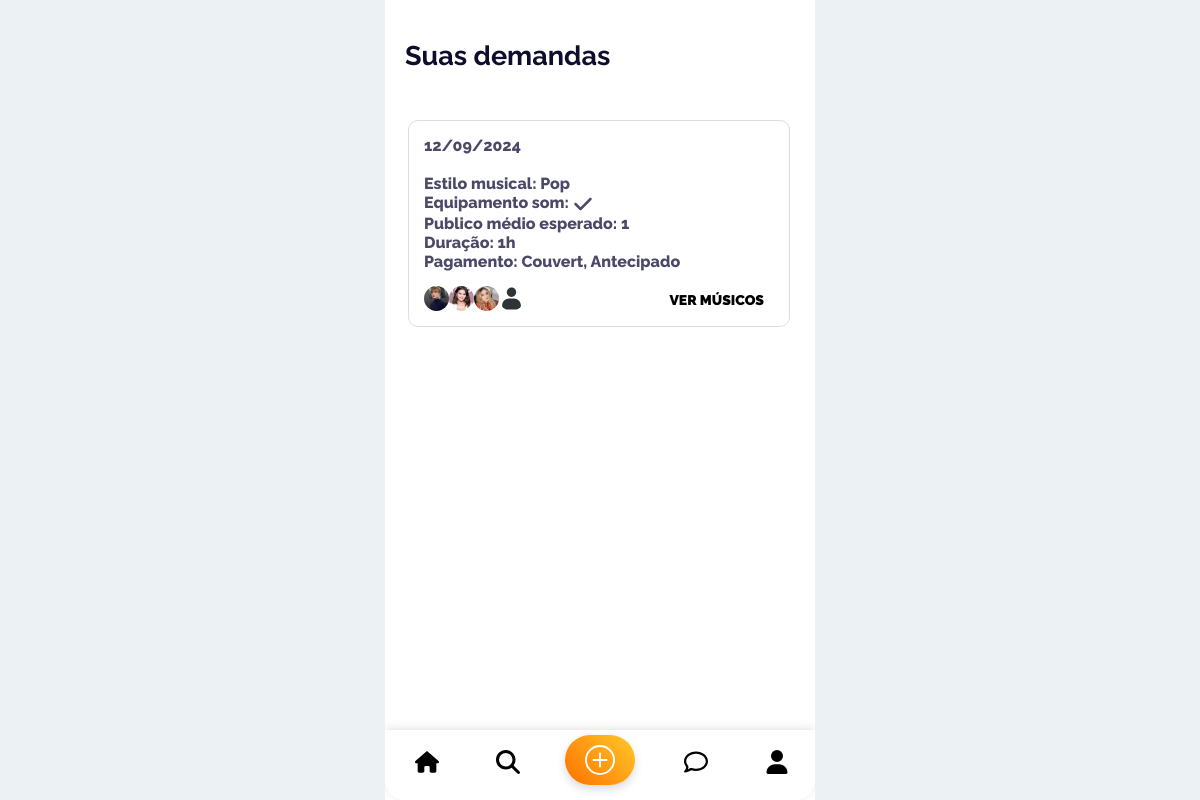
/homeContratante (signed in), run on the app's committed database.
### app/models/Demanda.py (models this page shows, shortened)
class Demanda(bd.Model):
    __tablename__ = 'demanda'
    id = bd.Column(bd.Integer, primary_key=True, autoincrement=True)
    data_show = bd.Column(bd.Date, nullable=False)
    raio_procurado = bd.Column(bd.Integer, nullable=False)
    fornece_equipamento = bd.Column(bd.Boolean, default=False)
    publico_esperado = bd.Column(bd.Integer, nullable=False)
    duracao_show = bd.Column(bd.String(5), nullable=False)
    visivel = bd.Column(bd.Boolean, default=True)
    tipo_pagamento = bd.Column(SQLAEnum(TipoPagamentoEnum), nullable=False)
    momento_pagamento = bd.Column(SQLAEnum(MomentoPagamentoEnum), nullable=False)
    estilos = bd.relationship('EstiloMusical', secondary='demanda_estilos')
    dono = bd.Column(bd.Integer, bd.ForeignKey('contratante.id'), nullable=False)

### app/models/Perfil.py (models this page shows, shortened)
class Imagem(bd.Model):
    __tablename__ = 'imagem'
    id = bd.Column(bd.Integer, primary_key=True, autoincrement=True)
    dono = bd.Column(bd.Integer, bd.ForeignKey('usuario.id'), nullable=False)
    nome = bd.Column(bd.String(25), nullable=False, unique=True)
    tipo_foto = bd.Column(SQLAEnum(TipoFotoEnum), nullable=False)
    caminho = bd.Column(bd.String(255), nullable=False)

### app/routes/HirerHome.py (the view)
@app.route("/homeContratante", methods=["GET"])
def get_home_contratante():
    return render_template(HIRER_HOME_HTML, demanda_estilos=get_demandas())

### app/models/BancoDeDados.py (called while the page is built)
    @staticmethod
    def GetDemandas(id_dono=None):
        with app.app_context():
            if id_dono is None:
                return list(Demanda.query.filter_by(visivel=True).all())
            else:
                return list(Demanda.query.filter_by(dono=id_dono).all())

    @staticmethod
    def GetEstilosMusicais(id_demanda):
        with app.app_context():
            estilos = DemandaEstilos.query.filter_by(demanda=id_demanda).all()
            estilos_musicais = []
            for estilo in estilos:
                estilos_musicais.append(EstiloMusical.query.with_entities(EstiloMusical.nome).filter_by(id=estilo.estilo_musical).first()[0])
            return estilos_musicais

    @staticmethod
    def GetMusicos(id_demanda):
        with app.app_context():
            return [ id[0] for id in Match.query.with_entities(Match.id_musico).filter_by(id_demanda=id_demanda).all() ]

    @staticmethod
    def GetImagemPerfil(dono):
        with app.app_context():
            return Imagem.query.filter_by(dono=dono, tipo_foto=TipoFotoEnum.PERFIL).first()

### app/templates/hirerHome.html (shortened to what this page needs)
<!DOCTYPE html>
<html lang="en">
<head>
</head>
<body>
    <div class="phone-frame" id="main_content">
        <div class="content">
            <h1>Suas demandas</h1>
        </div>
        <div class="demand-list">
            {% for demanda in demanda_estilos %}
            <li class="demand-item">
                <p>{{ demanda.data_show }}</p><br>
                <p>Estilo musical: {{ demanda.estilos | join(', ') }}</p>
                <p>Equipamento som:
                </p>
                <p>Publico médio esperado: {{ demanda.publico_esperado }}</p>
                <p>Duração: {{ demanda.duracao_show }}</p>
                <p>Pagamento: {{ demanda.tipo_pagamento }}, {{ demanda.momento_pagamento }}</p>
                <div class="profile-icons-container">
                    {% for image in demanda.images %}
                        <img src="{{ image }}" alt="Image" onerror="this.onerror=null; this.src='../static/images/avatar-default.svg';" class="profile-icon">
                    {% endfor %}
                </div>
                {% if demanda.images %}
                    <div class="demand-item-header">
                        <form action="/verMusicos" method="POST">
                            <button class="ver-musico-btn">VER MÚSICOS</button>
                        </form>
                    </div>
                {% endif %}
            </li>
            {% endfor %}
        </div>
        <div class="nav-bar">
            <form action="/homeContratante" method="POST">
                <button type="submit" class="nav-button">
                </button>
            </form>
            <form action="/procurarContratante" method="POST">
                <button class="nav-button">
                    <svg xmlns="http://www.w3.org/2000/svg" viewBox="0 0 512 512">
                        <path
                            d="M416 208c0 45.9-14.9 88.3-40 122.7L502.6 457.4c12.5 12.5 12.5 32.8 0 45.3s-32.8 12.5-45.3 0L330.7 376c-34.4 25.2-76.8 40-122.7 40C93.1 416 0 322.9 0 208S93.1 0 208 0S416 93.1 416 208zM208 352a144 144 0 1 0 0-288 144 144 0 1 0 0 288z" />
                    </svg>
                </button>
            </form>
            <form action="/cadastroDemanda" method="POST">
                <button class="plus-button">
                </button>
            </form>
            <form action="/chatContratante" method="POST">
                <button class="nav-button">
                     </button>
            </form>
            <form action="/perfilContratante" method="POST">
                <button class="nav-button">
                     </button>
            </form>
        </div>
    </div>
</body>
</html>

### app/templates/hirerHome.html (style rules this page uses)
.phone-frame { position: relative; width: 100%; max-width: 430px; height: 100vh; margin: 0 auto; box-sizing: border-box; overflow: hidden; background-color: #ffffff; display: flex; flex-direction: column; justify-content: space-between; }
body { font-family: 'Raleway', sans-serif; margin: 0; padding: 0; background-color: #ECF1F4; display: flex; justify-content: center; align-items: center; min-height: 100vh; width: 100%; }
html { background-color: #ffffff; width: 100%; height: 100%; }
.content { padding: 60px; text-align: center; max-width: 100%; width: 100%; box-sizing: border-box; background-color: #fff; }
h1 { font-family: 'Raleway', sans-serif; font-weight: 700; color: #0e0e2c; margin: 0; position: absolute; top: 40px; left: 20px; font-size: 27px; }
.nav-bar { background-color: #fff; box-shadow: 0 -2px 10px rgba(0, 0, 0, 0.1); display: flex; justify-content: space-around; padding: 10px 0; width: 100%; border-radius: 0 0 20px 20px; }
.nav-button { background: none; border: none; padding: 10px; cursor: pointer; }
.nav-button svg { width: 24px; height: 24px; fill: #000000; transform: translate(2px, 0); }
.demand-list { list-style-type: none; overflow-y: auto; flex-grow: 1; }
.demand-item { position: relative; width: 350px; background-color: #fff; border: 1px solid #ddd; padding: 15px; margin-bottom: 10px; margin-left: 23px; border-radius: 10px; }
.demand-item p { padding: 0; margin: 0; color: #4A4A68; font-weight: 800; }
.demand-item-header { position: absolute; bottom: 17px; right: 10px; }
.icon { width: 20px; height: 20px; fill: #4A4A68; vertical-align: middle; display: inline-block; }
.profile-icons-container { display: flex; flex-wrap: wrap; justify-content: left; overflow: hidden; max-width: 100%; }
.profile-icon { width: 25px; height: 25px; border-radius: 50%; margin-top: 15px; object-fit: cover; }
.ver-musico-btn { font-family: 'Raleway', sans-serif; font-size: 14px; background-color: white; color: black; font-weight: 1000; border: none; padding-top: 18px; padding-right: 15px; border-radius: 5px; cursor: pointer; }
.plus-button { background: linear-gradient(45deg, #ff6f00, #ffca28); border-radius: 30px; color: white; font-size: 24px; width: 70px; height: 50px; display: flex; align-items: center; justify-content: center; border: none; box-shadow: 0 4px 10px rgba(0, 0, 0, 0.15); position: relative; bottom: 5px; z-index: 1; }
.plus-button svg { width: 30px; height: 30px; }

### data on the page
Demanda: data_show "12/09/2024", estilos "Pop", publico_esperado "1", duracao_show "1h", tipo_pagamento "Couvert", momento_pagamento "Antecipado"
Imagem: caminho (picture)
Imagem: caminho (picture)
Imagem: caminho (picture)
